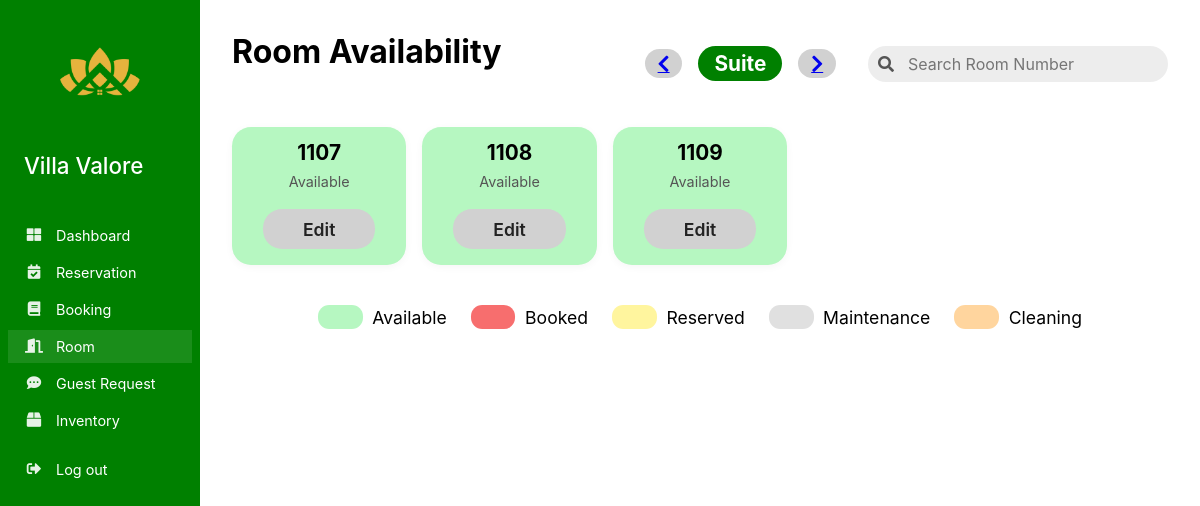
The app's page /staff/room.php?type=Suite with its own data.
### tables this page shows
CREATE TABLE `room` (
  `RoomID` varchar(11) NOT NULL,
  `RoomNumber` int(11) NOT NULL,
  `RoomName` text NOT NULL,
  `RoomType` enum('Standard','Deluxe','Suite','') NOT NULL,
  `RoomPerHour` int(11) NOT NULL,
  `RoomStatus` enum('Available','Occupied','Maintenance','Cleaning') NOT NULL,
  `Capacity` varchar(255) NOT NULL
);

### staff/room.php (the view, shortened to what this page needs)
<?php
$host = "localhost";
$user = "root";
$password = "";
$dbname = "hotel_reservation_systemdb";
$conn = new mysqli($host, $user, $password, $dbname);
$roomType = isset($_GET['type']) ? $_GET['type'] : 'Standard';
$roomTypes = ['Standard', 'Deluxe', 'Suite'];
$currentIndex = array_search($roomType, $roomTypes);
$prevIndex = ($currentIndex - 1 + count($roomTypes)) % count($roomTypes);
$nextIndex = ($currentIndex + 1) % count($roomTypes);
$prevRoomType = $roomTypes[$prevIndex];
$nextRoomType = $roomTypes[$nextIndex];
$rooms = [];
$roomQuery = $conn->prepare("SELECT RoomNumber, RoomType, RoomStatus FROM room ORDER BY RoomNumber ASC");
$roomQuery->execute();
$roomResult = $roomQuery->get_result();
while ($room = $roomResult->fetch_assoc()) {
    $roomNumber = $room['RoomNumber'];
    $status = $room['RoomStatus'];
    $dynamicStatus = $status;
    $rooms[] = [
        'RoomNumber' => $roomNumber,
        'RoomType' => $room['RoomType'],
        'Status' => $dynamicStatus
    ];
}
?>
<!DOCTYPE html>
<html lang="en">
<head>
    <link rel="stylesheet" href="https://cdnjs.cloudflare.com/ajax/libs/font-awesome/5.15.4/css/all.min.css">
</head>
<body>
    <div class="sidebar">
        <img src="images/villavalorelogo.png" alt="Villa Valore Logo" class="sidebar-logo">
        <h4 class="sidebar-title">Villa Valore</h4>
        <div class="nav-section">
            <a class="nav-link" href="staff_dashboard.php"><i class="fas fa-th-large"></i>Dashboard</a>
            <a class="nav-link" href="reservation.php"><i class="fas fa-calendar-check"></i>Reservation</a>
            <a class="nav-link" href="booking.php"><i class="fas fa-book"></i>Booking</a>
            <a class="nav-link active" href="room.php"><i class="fas fa-door-open"></i>Room</a>
            <a class="nav-link" href="guest_request.php"><i class="fas fa-comment-dots"></i>Guest Request</a>
            <a class="nav-link" href="staff_inventory.php"><i class="fas fa-box"></i>Inventory</a>
        </div>
        <div class="nav-section">
            <a class="nav-link" href="logout.php"><i class="fas fa-sign-out-alt"></i>Log out</a>
        </div>
    </div>
    <div class="main-content">
        <div class="room-header">
            <h1>Room Availability</h1>
            <div class="room-header-right-section">
                <div class="room-type-nav">
                    <a href="?type=<?php echo urlencode($prevRoomType); ?>" class="nav-arrow"><i class="fas fa-chevron-left"></i></a>
                    <h2 class="room-type-label selected"><?php echo htmlspecialchars($roomType); ?></h2>
                    <a href="?type=<?php echo urlencode($nextRoomType); ?>" class="nav-arrow"><i class="fas fa-chevron-right"></i></a>
                </div>
                <div class="search-wrapper">
                    <i class="fas fa-search search-icon"></i>
                    <input type="text" class="search-input" id="searchInput" placeholder="Search Room Number">
                </div>
            </div>
        </div>
        <div class="room-grid" id="roomGrid">
            <?php foreach ($rooms as $room): ?>
                <div class="room-card<?php echo ($room['RoomType'] !== $roomType) ? ' faded-room' : ''; ?>" data-room="<?php echo $room['RoomNumber']; ?>" data-status="<?php echo $room['Status']; ?>" data-type="<?php echo $room['RoomType']; ?>">
                    <div class="room-number"><?php echo $room['RoomNumber']; ?></div>
                    <div class="room-status-label"><?php echo $room['Status']; ?></div>
                    <button class="edit-btn" onclick="openEditModal(<?php echo $room['RoomNumber']; ?>, '<?php echo $room['Status']; ?>')">Edit</button>
                </div>
            <?php endforeach; ?>
        </div>
        <div class="legend">
            <div class="legend-item"><span class="legend-badge legend-available"></span>Available</div>
            <div class="legend-item"><span class="legend-badge legend-booked"></span>Booked</div>
            <div class="legend-item"><span class="legend-badge legend-reserved"></span>Reserved</div>
            <div class="legend-item"><span class="legend-badge legend-maintenance"></span>Maintenance</div>
            <div class="legend-item"><span class="legend-badge legend-cleaning"></span>Cleaning</div>
        </div>
    </div>
</body>
</html>

### staff/room.php (style rules this page uses)
html, body { width: 100%; height: 100%; margin: 0; padding: 0; }
* { margin: 0; padding: 0; box-sizing: border-box; font-family: 'Inter', sans-serif; }
body { background: #fff; display: flex; }
.sidebar { width: 200px; background: #008000; min-height: 100vh; padding: 0.5rem; color: white; position: fixed; left: 0; top: 0; bottom: 0; transition: left 0.3s, box-shadow 0.3s; z-index: 1000; }
.sidebar-title { color: white; font-size: 1.4rem; font-weight: 500; margin-bottom: 1.5rem; padding: 1rem; }
.sidebar-logo { display: block; margin: 1.5rem auto; width: 80px; height: auto; }
.nav-section { margin-bottom: 1rem; }
.nav-link { display: flex; align-items: center; padding: 0.5rem 1rem; color: white; text-decoration: none; font-size: 0.9rem; margin-bottom: 0.25rem; transition: background-color 0.2s; }
.nav-link:hover, .nav-link.active { background-color: rgba(255, 255, 255, 0.1); }
.nav-link i { margin-right: 0.75rem; width: 20px; text-align: center; opacity: 0.9; }
.main-content { flex: 1; padding: 2rem; margin-left: 200px; }
h1 { font-size: 2rem; font-weight: 700; margin-bottom: 1.5rem; }
.room-header { display: flex; align-items: center; justify-content: space-between; margin-bottom: 2rem; }
.room-header-right-section { display: flex; flex-direction: row; align-items: center; gap: 2rem; margin-left: auto; }
.room-type-nav { display: flex; align-items: center; gap: 1rem; }
.room-type-label, .room-type-btn { font-size: 1.3rem; font-weight: 700; cursor: pointer; padding: 0.3rem 1rem; border-radius: 1.2rem; border: none; background: none; transition: background 0.2s, color 0.2s; }
.room-type-btn.selected, .room-type-label.selected { background: #008000; color: #fff; }
.nav-arrow { background: #d1d1d1; border: none; border-radius: 1.2rem; padding: 0.3rem 0.8rem; font-size: 1.2rem; cursor: pointer; transition: background 0.2s; display: flex; align-items: center; justify-content: center; }
.search-wrapper { position: relative; }
.search-icon { position: absolute; left: 10px; top: 50%; transform: translateY(-50%); color: #555; }
.search-input { padding: 0.5rem 1.2rem 0.5rem 2.5rem; border-radius: 1.2rem; border: none; background: #ededed; font-size: 1rem; width: 300px; outline: none; }
.room-grid { display: grid; grid-template-columns: repeat(5, 1fr) ; gap: 1.5rem 1rem; margin-bottom: 2.5rem; }
.room-card { background: #fafaf9; border-radius: 1.2rem; box-shadow: 0 2px 8px rgba(0,0,0,0.04); display: flex; flex-direction: column; align-items: center; padding: 0.8rem 0.3rem 1rem 0.3rem; }
.room-card[data-status="Available"] { background: #b6f7c1; }
.room-number { font-size: 1.3rem; font-weight: 700; margin-bottom: 0.5rem; }
.room-status-label { font-size: 0.9rem; margin-bottom: 1.2rem; color: #555; }
.edit-btn { background: #d1d1d1; color: #222; border: none; border-radius: 1.2rem; padding: 0.6rem 2.5rem; font-size: 1.1rem; font-weight: 600; cursor: pointer; transition: background 0.2s; }
.legend { display: flex; gap: 1.5rem; justify-content: center; margin-top: 1.5rem; }
.legend-item { display: flex; align-items: center; gap: 0.6rem; font-size: 1.1rem; }
.legend-badge { width: 2.8rem; height: 1.5rem; border-radius: 0.7rem; display: inline-block; }
.legend-available { background: #b6f7c1; }
.legend-booked { background: #f76e6e; }
.legend-reserved { background: #fff59e; }
.legend-maintenance { background: #e0e0e0; }
.legend-cleaning { background: #ffd59e; }

### records on screen
room: RoomNumber "1107", RoomStatus "Available"
room: RoomNumber "1108", RoomStatus "Available"
room: RoomNumber "1109", RoomStatus "Available"

### other values on screen
$roomType "Suite"
